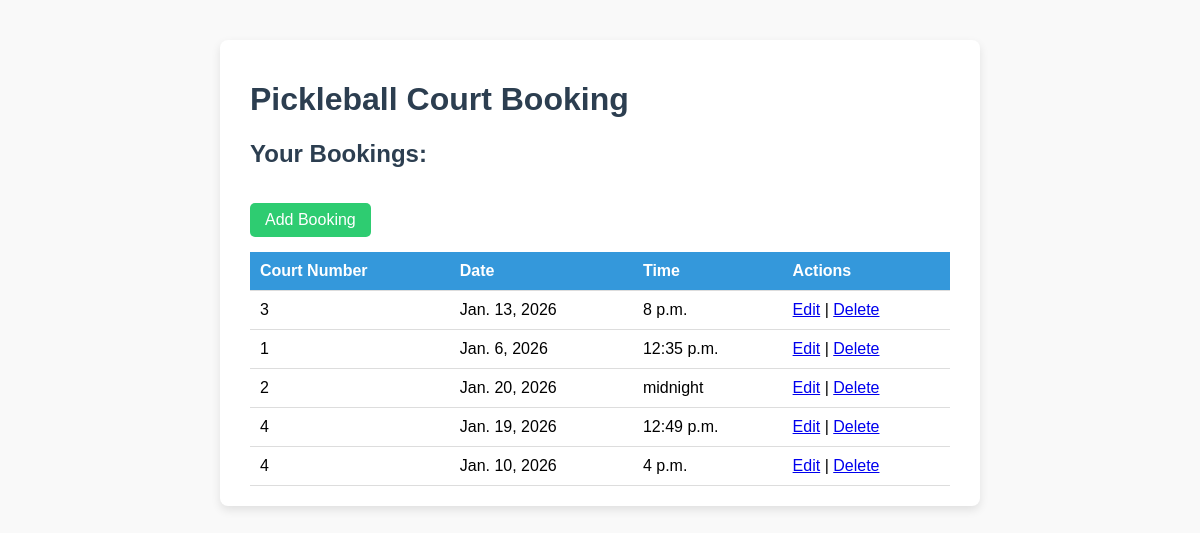
The app's page /booking/ (signed in), older data.
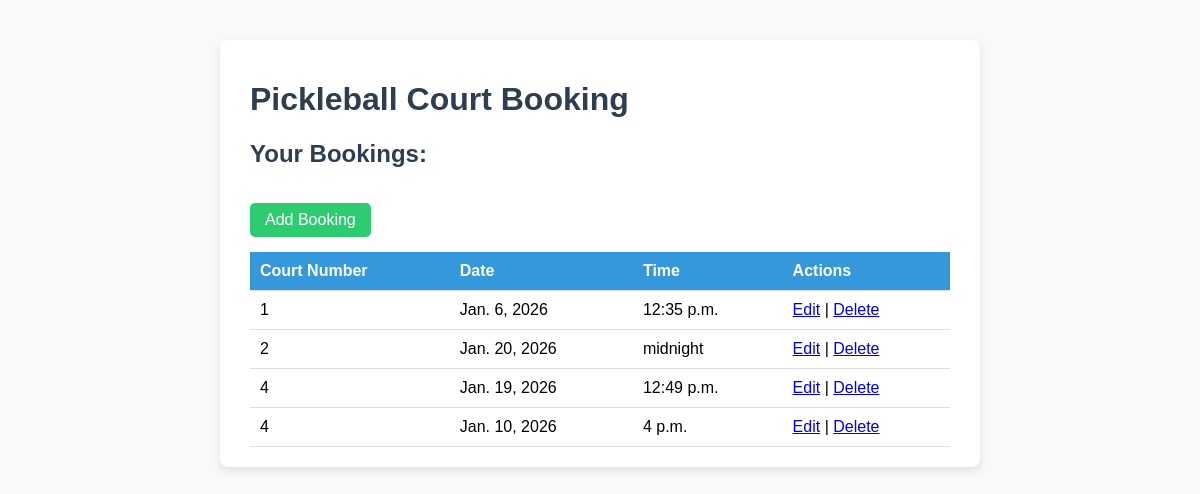
The same page, newer data.
### booking/models.py (models this page shows, shortened)
class CourtBooking(models.Model):
    COURT_CHOICES = [
        (1, "Court 1"),
        (2, "Court 2"),
        (3, "Court 3"),
        (4, "Court 4"),  # add as many as your facility has
    ]
    court_number = models.IntegerField(choices=COURT_CHOICES, default=1)
    date = models.DateField()
    time = models.TimeField()
    user = models.ForeignKey(User, on_delete=models.CASCADE)

### booking/views.py (the view)
# urls.py: path('', views.booking_list, name='booking_list'),
@login_required
def booking_list(request):
   print("Logged in user:", request.user)
   bookings = CourtBooking.objects.filter(user=request.user)
   return render(request, 'booking/booking_list.html', {'bookings': bookings})

### booking/templates/booking/booking_list.html (shortened to what this page needs)
<!DOCTYPE html>
<html>
<head>
</head>
<body>
    <div class="container">
        <h1>Pickleball Court Booking</h1>
        <h2>Your Bookings:</h2>
        <a href="{% url 'booking_create' %}" class="button">Add Booking</a>
        {% if bookings %}
        <table>
            <thead>
                <tr>
                    <th>Court Number</th>
                    <th>Date</th>
                    <th>Time</th>
                    <th>Actions</th>
                </tr>
            </thead>
            <tbody>
                {% for booking in bookings %}
                <tr>
                    <td>{{ booking.court_number }}</td>
                    <td>{{ booking.date }}</td>
                    <td>{{ booking.time }}</td>
                    <td>
                        <a href="{% url 'booking_update' booking.id %}">Edit</a> |
                        <a href="{% url 'booking_delete' booking.id %}">Delete</a>
                    </td>
                </tr>
                {% endfor %}
            </tbody>
        </table>
        {% else %}
        <p class="empty-message">You have no bookings yet.</p>
        {% endif %}
    </div>
</body>
</html>

Row changes from the older to the newer data that the page shows:
removed CourtBooking: court_number "3", date "Jan. 13, 2026", time "8 p.m."
